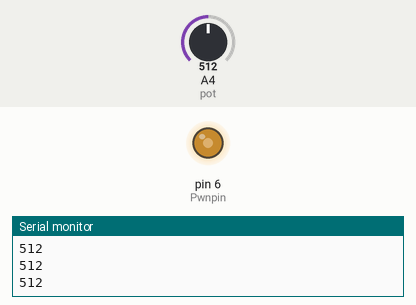
The sketch below on a simulated Arduino Uno, built with avr-gcc and run on an emulated ATmega328P. Shown: output pins drawn as LEDs (lit = HIGH), the last lines printed to the serial monitor. The inputs (shaded band) are chosen by the test bench; at power-on: A4 (pot) = 512.

Above: at 1.2 s.
1.3 s: A4 (pot) set to 716
At 1.9 s:
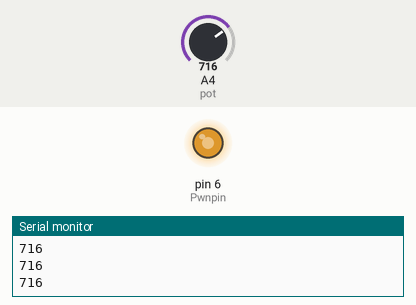
2.8 s: A4 (pot) set to 900
At 3.1 s:
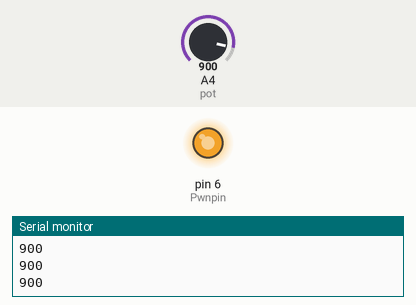
4.3 s: A4 (pot) set to 122
At 5.4 s:
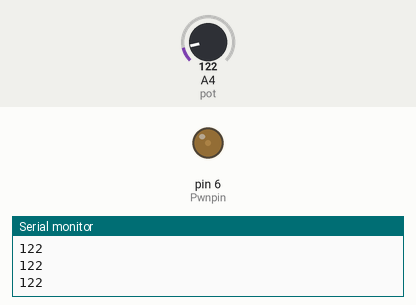
5.8 s: A4 (pot) set to 0
At 6.5 s:
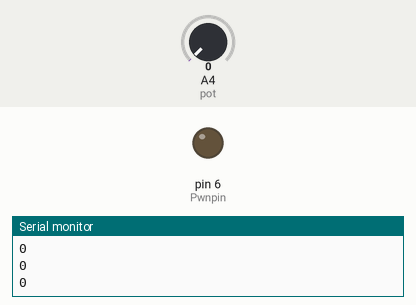
Timing chart, 0 to 8.3 s (numbered marks = the images above; inputs shaded):
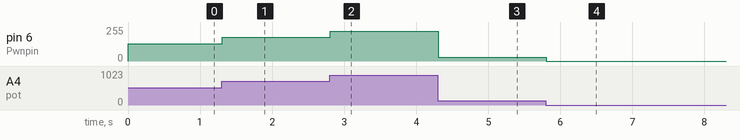

Measured:
- after the input at 1.3 s, pin 6 (Pwnpin): 128/255 → 179/255 at once
- after the input at 2.8 s, pin 6 (Pwnpin): 179/255 → 225/255 at once
- after the input at 4.3 s, pin 6 (Pwnpin): 225/255 → 30/255 at once
- after the input at 5.8 s, pin 6 (Pwnpin): 30/255 → 0/255 at once

The sketch:

sketch_may13a.ino
```cpp
int scale = 2;
int pot = A4;
int Pwnpin = 6;
void setup() {
  Serial.begin(9600);
  pinMode(pot, INPUT);
  pinMode(Pwnpin, OUTPUT);
}


void loop() {
  int x = analogRead(pot);
  Serial.println(x);
   analogWrite(Pwnpin, x/4);
  // digitalWrite(Pwnpin, HIGH);
  // delayMicroseconds(x * scale);
  // digitalWrite(Pwnpin, LOW);
}
```
